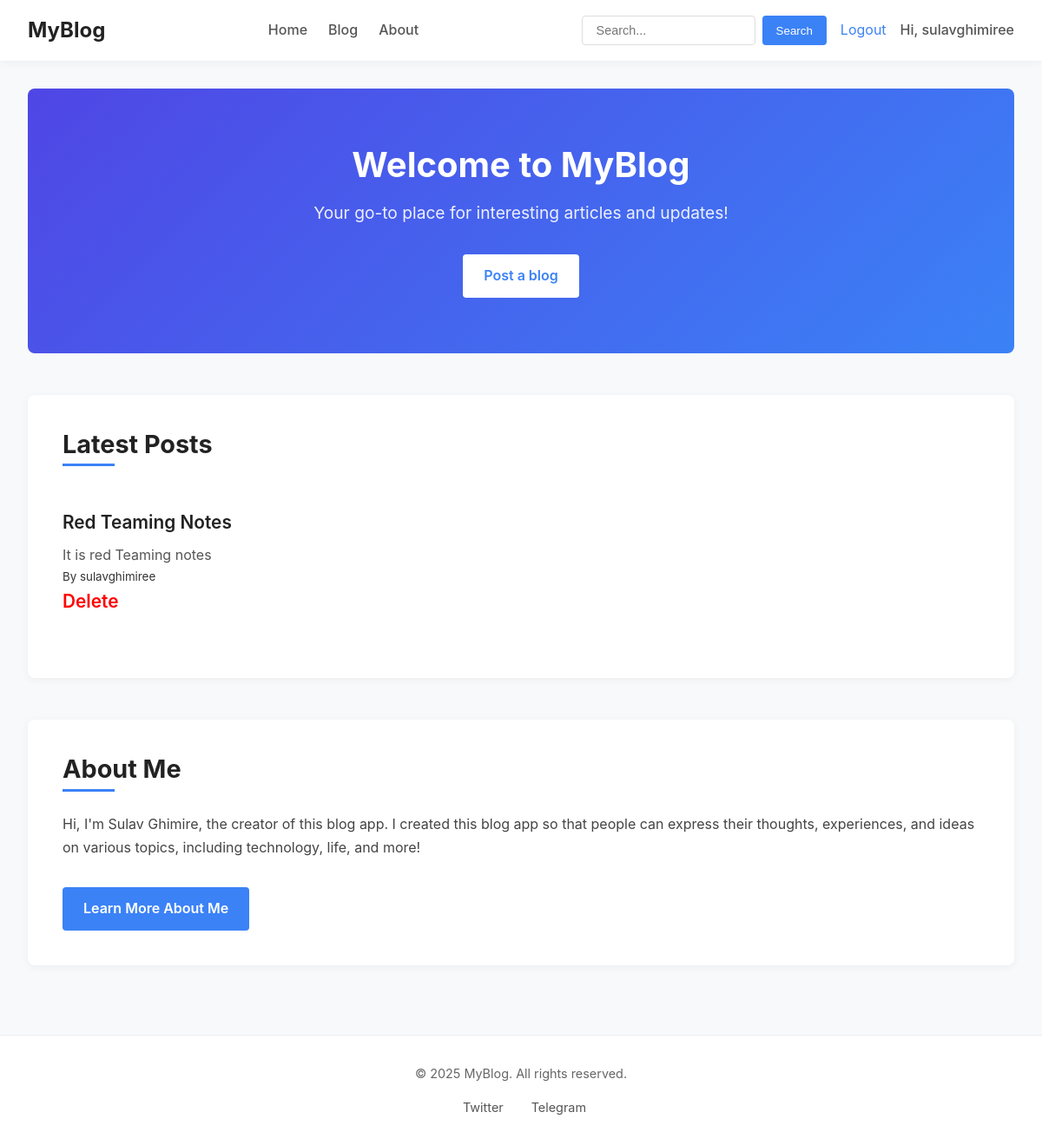
The app's page / (signed in) with its own data.
### blog_app/models.py (models this page shows, shortened)
class Blog(models.Model):
    title = models.CharField(max_length=200)
    short_desc = models.CharField(max_length=200)
    content = models.TextField()
    author = models.ForeignKey(User, on_delete=models.CASCADE)
    created = models.DateTimeField(auto_now_add=True)
    updated = models.DateTimeField(auto_now=True)
    is_published = models.BooleanField(default=False)

### blog_app/views.py (the view)
# urls.py: path('', views.home, name='home'),
def home(request):
    blogs = Blog.objects.filter(is_published=True).order_by('-created')[:5]
    return render(request, 'blog_app/home.html', {'blogs':blogs})

### blog_app/templates/blog_app/home.html
{% extends 'base.html' %}{% block content %}
<section class="hero">
  <h1>Welcome to MyBlog</h1>
  <p>Your go-to place for interesting articles and updates!</p>
  <a href="{% url 'create-blog' %}" class="cta-button">Post a blog</a>
</section>
<section class="latest-posts">
  <h2>Latest Posts</h2>
  <ul>
    {% for blog in blogs %}
    <li>
      <a href="{% url 'blog-detail' blog.id %}">{{ blog.title }}</a>
      <p>{{ blog.short_desc }}</p>
      <small>By {{blog.author}}</small>
      {% if request.user == blog.author %}
      <a style="color: red" href="{% url 'delete-blog' blog.id %}">Delete</a>
      {% endif %}
    </li>
    {% empty %}
    <li>No posts available yet. Stay tuned!</li>
    {% endfor %}
  </ul>
</section>
<section class="about">
  <h2>About Me</h2>
  <p>
    Hi, I'm Sulav Ghimire, the creator of this blog app. I created this blog app
    so that people can express their thoughts, experiences, and ideas on various
    topics, including technology, life, and more!
  </p>
  <a href="https://sulavg.com.np" class="cta-button">Learn More About Me</a>
</section>
{% endblock %}

### templates/base.html (shortened to what this page needs)
{% load static %}
<!DOCTYPE html>
<html lang="en">
  <head>
    <link rel="stylesheet" href="{% static 'styles.css' %}" />
    <link rel="stylesheet" href="{% static 'styles2.css' %}" />
    <link rel="stylesheet" href="{% static 'styles3.css' %}" />
  </head>
  <body>
    <header>
      <nav>
        <div class="nav-left">
          <a href="{% url 'home' %}">MyBlog</a>
        </div>
        <div class="nav-center">
          <a href="{% url 'home' %}">Home</a>
          <a href="">Blog</a>
          <a href="">About</a>
        </div>
        <div class="nav-right">
          <form method="GET" action="">
            <input type="text" name="q" placeholder="Search..." />
            <button type="submit">Search</button>
          </form>
          {% if user.is_authenticated %}
          <a href="{% url 'logout-user' %}">Logout</a>
          <span>Hi, {{ user.username }}</span>
          {% else %}
          <a href="{% url 'login-page' %}">Login</a>
          <a href="{% url 'signup-page' %}">Signup</a>
          {% endif %}
        </div>
      </nav>
    </header>
    <main>{% block content %} {% endblock %}</main>
    <footer>
      <p>&copy; {{ year|default:"2025" }} MyBlog. All rights reserved.</p>
      <div class="social-icons">
        <a href="https://twitter.com" target="_blank" rel="noopener">
           Twitter
        </a>
        <a href="https://t.me" target="_blank" rel="noopener">
           Telegram
        </a>
      </div>
    </footer>
  </body>
</html>

### static/styles.css (style rules this page uses)
* { margin: 0; padding: 0; box-sizing: border-box; }
body { font-family: 'Inter', -apple-system, BlinkMacSystemFont, 'Segoe UI', Roboto, Oxygen, Ubuntu, sans-serif; line-height: 1.6; color: #333; background-color: #f8f9fa; display: flex; flex-direction: column; min-height: 100vh; }
h1, h2, h3, h4, h5, h6 { font-weight: 700; line-height: 1.2; margin-bottom: 1rem; color: #222; }
a { color: #3b82f6; text-decoration: none; transition: color 0.2s ease; }
main { flex: 1; padding: 2rem; max-width: 1200px; width: 100%; margin: 0 auto; }
header { background-color: #fff; box-shadow: 0 2px 10px rgba(0, 0, 0, 0.05); position: sticky; top: 0; z-index: 100; }
nav { display: flex; justify-content: space-between; align-items: center; padding: 1rem 2rem; max-width: 1200px; margin: 0 auto; }
.nav-left a { font-size: 1.5rem; font-weight: 700; color: #222; }
.nav-center { display: flex; gap: 1.5rem; }
.nav-center a { color: #555; font-weight: 500; position: relative; }
.nav-center a::after { content: ''; position: absolute; bottom: -5px; left: 0; width: 0; height: 2px; background-color: #3b82f6; transition: width 0.3s ease; }
.nav-right { display: flex; align-items: center; gap: 1rem; }
.nav-right form { display: flex; position: relative; }
.nav-right input { padding: 0.5rem 1rem; border: 1px solid #ddd; border-radius: 4px; font-size: 0.9rem; width: 200px; transition: all 0.3s ease; }
.nav-right button { background-color: #3b82f6; color: white; border: none; border-radius: 4px; padding: 0.5rem 1rem; margin-left: 0.5rem; cursor: pointer; font-weight: 500; transition: background-color 0.2s ease; }
.nav-right span { font-weight: 500; color: #555; }
footer { background-color: #fff; border-top: 1px solid #eee; padding: 2rem; text-align: center; font-size: 0.9rem; color: #666; }
.social-icons { display: flex; justify-content: center; gap: 1.5rem; margin-top: 1rem; }
.social-icons a { display: flex; align-items: center; gap: 0.5rem; color: #555; transition: color 0.2s ease; }
.hero { text-align: center; padding: 4rem 2rem; background: linear-gradient(135deg, #4f46e5, #3b82f6); color: white; border-radius: 8px; margin-bottom: 3rem; }
.hero h1 { font-size: 2.5rem; margin-bottom: 1rem; color: white; }
.hero p { font-size: 1.2rem; margin-bottom: 2rem; max-width: 600px; margin-left: auto; margin-right: auto; opacity: 0.9; }
.cta-button { display: inline-block; background-color: white; color: #3b82f6; padding: 0.75rem 1.5rem; border-radius: 4px; font-weight: 600; transition: all 0.3s ease; text-decoration: none; }
.latest-posts { background-color: white; border-radius: 8px; padding: 2.5rem; margin-bottom: 3rem; box-shadow: 0 2px 10px rgba(0, 0, 0, 0.05); }
.latest-posts h2 { font-size: 1.8rem; margin-bottom: 1.5rem; position: relative; padding-bottom: 0.5rem; }
.latest-posts h2::after { content: ''; position: absolute; bottom: 0; left: 0; width: 60px; height: 3px; background-color: #3b82f6; }
.latest-posts ul { list-style: none; padding: 0; }
.latest-posts li { padding: 1.5rem 0; border-bottom: 1px solid #eee; }
.latest-posts li:last-child { border-bottom: none; }
.latest-posts li a { font-size: 1.3rem; font-weight: 600; color: #222; margin-bottom: 0.5rem; display: block; transition: color 0.2s ease; }
.latest-posts li p { color: #555; line-height: 1.5; margin-top: 0.5rem; }
.about { background-color: white; border-radius: 8px; padding: 2.5rem; margin-bottom: 3rem; box-shadow: 0 2px 10px rgba(0, 0, 0, 0.05); }
.about h2 { font-size: 1.8rem; margin-bottom: 1.5rem; position: relative; padding-bottom: 0.5rem; }
.about h2::after { content: ''; position: absolute; bottom: 0; left: 0; width: 60px; height: 3px; background-color: #3b82f6; }
.about p { margin-bottom: 2rem; color: #444; line-height: 1.7; }
.about .cta-button { background-color: #3b82f6; color: white; }

### records on screen
Blog: title "Red Teaming Notes", short_desc "It is red Teaming notes", author "sulavghimiree", shows "Delete"

### other values on screen
{{ user.username }} "sulavghimiree"
{{ year|default:"2025" }} "2025"
